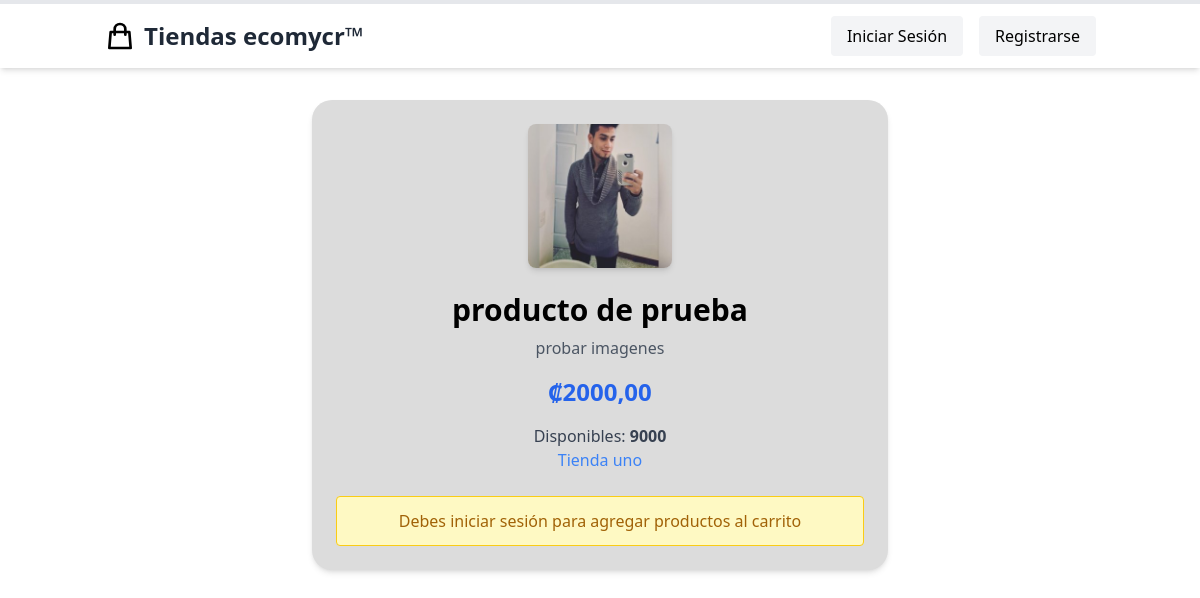
/ecom/producto/5/, run on the app's committed database.
### tiendas/models.py (models this page shows, shortened)
class Producto(models.Model):
    tienda = models.ForeignKey(Tienda, on_delete=models.CASCADE, related_name='productos')
    categoria = models.ForeignKey(Categoria, on_delete=models.SET_NULL, null=True)
    nombre = models.CharField(max_length=250)
    slug = models.SlugField(unique=True, max_length=250) #url unica del slug
    foto1 = models.ImageField(upload_to='productos/', blank=True, null=True)
    foto2 = models.ImageField(upload_to='productos/', blank=True, null=True)
    foto3 = models.ImageField(upload_to='productos/', blank=True, null=True)
    detalles = models.TextField()
    precio = models.DecimalField(default=0,max_digits=10, decimal_places=2)
    stock = models.PositiveIntegerField(default=0)
    estrellas = models.FloatField(default=0, validators=[MinValueValidator(0), MaxValueValidator(5)])
    fecha_creacion = models.DateTimeField(auto_now_add=True)
    class Meta:
        verbose_name_plural = "Productos"
        unique_together = ('tienda', 'nombre')
        ordering = ['nombre']

class Tienda(models.Model):
    propietario = models.ForeignKey(User, on_delete=models.CASCADE, related_name='tiendas')
    nombre = models.CharField(max_length=200)
    slug = models.SlugField(unique=True, max_length=200)
    eslogan = models.CharField(max_length=250, blank=True, null=True)
    logo = models.ImageField(upload_to='tiendas/logos/', blank=True, null=True)
    provincia = models.ForeignKey(Provincia, on_delete=models.SET_NULL, null=True)
    canton = models.ForeignKey(Canton, on_delete=models.SET_NULL, null=True)
    distrito = models.ForeignKey(Distrito, on_delete=models.SET_NULL, null=True)
    pueblo = models.CharField(max_length=100, blank=True, null=True)
    fecha_creacion = models.DateTimeField(auto_now_add=True)
    estrellas = models.FloatField(default=0, validators=[MinValueValidator(0), MaxValueValidator(5)])
    total_ventas = models.IntegerField(default=0)
    total_dinero = models.DecimalField(max_digits=15, decimal_places=2, default=0)
    class Meta:
        verbose_name_plural = "Tiendas"
        ordering = ['nombre']
        indexes = [
            models.Index(fields=['slug']),
            models.Index(fields=['propietario']),
        ]

### tiendas/views.py (the view, shortened to what this page needs)
# urls.py: path('producto/<int:pk>/', ProductoDetailView.as_view(), name='producto_detail'),
class ProductoDetailView(DetailView):
    model = Producto
    context_object_name = 'producto'
    def get_context_data(self, **kwargs):
        context = super().get_context_data(**kwargs)
        try:
            context['carrito_form'] = CarritoForm(
                initial={'producto_id': self.object.id}
            )
        except Exception as e:
            raise e
        return context

### tiendas/templates/tiendas/producto_detail.html (shortened to what this page needs)
{% extends 'base1.html' %}
{% block content %}
<div class="max-w-xl mx-auto shadow-md p-6" style="text-align:center; border-radius:20px; background-color:rgb(220, 220, 220);">
    <div class="mb-6">
        {% if producto.foto1 %} <div class="flex justify-center space-x-4 mb-4"> <img src="{{ producto.foto1.url }}" alt="Imagen del producto 1" class="h-36 w-36 object-cover rounded-lg shadow-md"> </div> {% else %} <p>No hay logo</p> {% endif %}
    </div>
    <div class="mb-6">
        <h1 class="text-3xl font-bold mb-2">{{ producto.nombre }}</h1>
        <p class="text-gray-600 mb-4">{{ producto.detalles }}</p>
        <p class="text-blue-600 font-bold text-2xl mb-4">₡{{ producto.precio }}</p>
        <p class="text-gray-700">Disponibles:  <strong>  {{producto.stock}} </strong> </p>
        <p class="text-gray-700"><a href="{% url 'tienda_detail' slug=producto.tienda.slug %}" class="text-blue-500">{{ producto.tienda.nombre }} </a>
        </p>
    </div>
    {% if user.is_authenticated %}
    <form style="background-color: rgb(196, 211, 196);" method="post" class="bg-gray-100 p-4 rounded-md">
        {% csrf_token %}
        {{ carrito_form.as_p }}
        <br>
        <button type="submit" class="bg-green-500 text-white px-4 py-2 rounded hover:bg-green-600">
            Agregar al Carrito
        </button>
    </form>
    {% else %}
    <div class="bg-yellow-100 border border-yellow-400 text-yellow-700 px-4 py-3 rounded relative" role="alert">
        Debes iniciar sesión para agregar productos al carrito
    </div>
    {% endif %}
</div>
{% endblock %}

### data on the page
Producto: foto1 (picture), nombre "producto de prueba", detalles "probar imagenes", precio "2000,00", stock "9000", tienda.nombre "Tienda uno"
